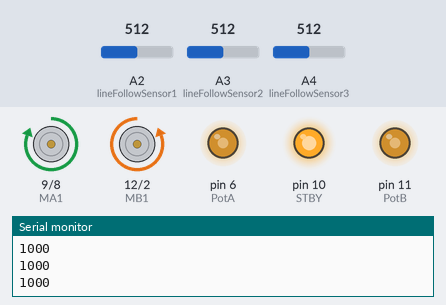
The sketch below on a simulated Arduino Uno, built with avr-gcc and run on an emulated ATmega328P. On the bench: motor-driver pin pairs drawn as motors (green arrow = first pin HIGH = forward, orange = second pin HIGH = backward, longer = more drive, stopped while the standby pin is LOW), output pins drawn as LEDs (lit = HIGH), the last lines printed to the serial monitor. Inputs (shaded band) come from the test bench; at power-on: A2 (lineFollowSensor1) = 512, A3 (lineFollowSensor2) = 512, A4 (lineFollowSensor3) = 512.

Above: at 3.2 s.
3.3 s: A2 (lineFollowSensor1) set to 810
At 4.5 s:
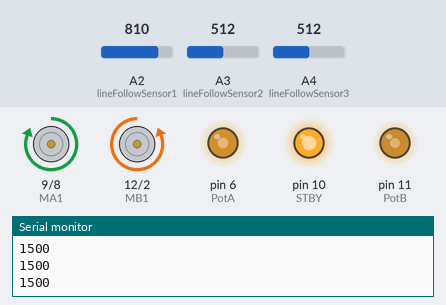
4.8 s: A3 (lineFollowSensor2) set to 784
6.3 s: A3 (lineFollowSensor2) set to 816
At 6.9 s:
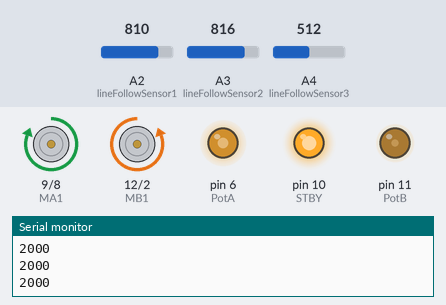
7.8 s: A4 (lineFollowSensor3) set to 791
9.3 s: A4 (lineFollowSensor3) set to 807
At 10.3 s:
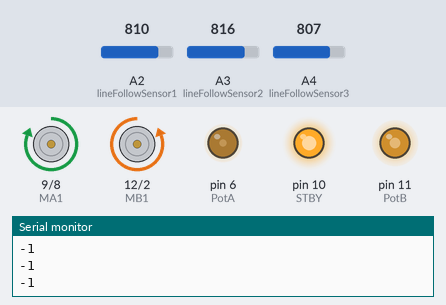
10.8 s: A2 (lineFollowSensor1) set to 790
At 11.1 s:
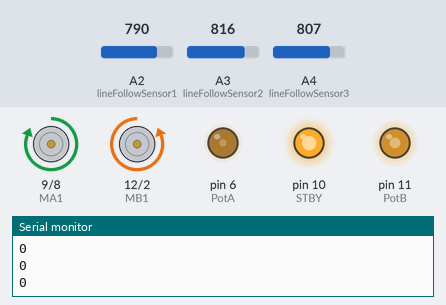
Timing chart, 0 to 13.3 s (numbered marks = the images above; inputs shaded):
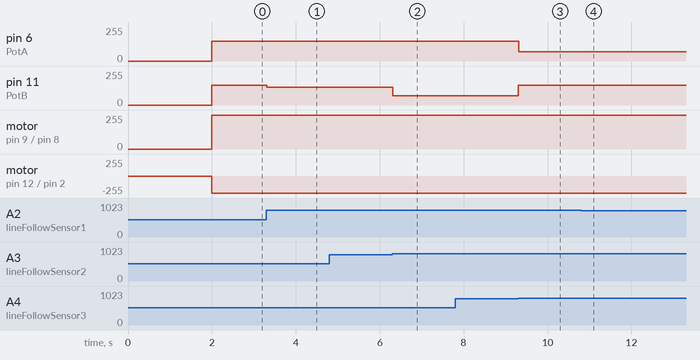

The sketch:

BlindSpotAgoraVai_PID.ino
```cpp
int lineFollowSensor1 = A2;
int lineFollowSensor2 = A3;
int lineFollowSensor3 = A4;


int STBY = 10; //standby

//Motor A
int PotA = 6; //Speed control
int MA1 = 9; //Direction
int MA2 = 8; //Direction

//Motor B
int PotB = 11; //Speed control
int MB1 = 12; //Direction
int MB2 = 2; //Direction
float velb=0;
int LFSensor[3] = { 0, 0, 0};
int Position = 0;

float Kp = 0.13;
float Kd = 0.24;
int erro = 0;
float vel=0;
float P = 0;
float D = 0;
float previousErro;
float PD = 0;

unsigned long tempo=0;

void setup () {
  Serial.begin(9600);
  pinMode(PotA, OUTPUT);
  pinMode(MA1, OUTPUT);
  pinMode(MA2, OUTPUT);

  pinMode(PotB, OUTPUT);
  pinMode(MB1, OUTPUT);
  pinMode(MB2, OUTPUT);
  pinMode(STBY, OUTPUT);
  digitalWrite(STBY, HIGH);
  delay(2000);

}
void loop () {
  tempo=millis();

  LFSensor[0] = analogRead(lineFollowSensor1);
  if (LFSensor [0] < 800) {
    LFSensor[0] = 1;
  } else {
    LFSensor[0] = 0;
  }
  LFSensor[1] = analogRead(lineFollowSensor2);

  if (LFSensor [1] < 800) {
    LFSensor[1] = 1;
  } else {
    LFSensor[1] = 0;
  }
  LFSensor[2] = analogRead(lineFollowSensor3);

  if (LFSensor [2] < 800) {
    LFSensor[2] = 1;
  } else {
    LFSensor[2] = 0;
  }

  Position = (((LFSensor[0]*0)+(LFSensor[1]*1000)+(LFSensor[2]*2000))/((LFSensor[0])+(LFSensor[1])+(LFSensor[2])));

  Serial.println(Position);
  //Serial.print("   ");
    //Serial.print(LFSensor[0]);
    //Serial.print("   ");
    //Serial.print(LFSensor[1]);
    //Serial.print("   ");
    //Serial.print(LFSensor[2]);
    //Serial.print("   ");
    //Serial.print(LFSensor[3]);
    //Serial.print("   ");
    //Serial.println(LFSensor[4]);


  erro = Position-1000;
   //Serial.print("Erro");
   //Serial.println(erro);
  P = erro;
  D = erro - previousErro;
  previousErro = erro;


  PD = ((P * Kp) + (D * Kd));
  vel= 200+PD; // velocidade base do motor direito
  velb=200-PD;   // velocidade base do motor esquerdo


  if (vel > 150) {
    vel = 150; // velocidade maxima do motor direito
  }
  if (velb > 150) {
    velb = 150; // velocidad maxima do motor esquerdo
  }
 // Serial.print("velDireita:  ");
  // Serial.print(vel);
  // Serial.print("velEsquerda:  ");
  // Serial.print(velb);
  // Serial.println();

  digitalWrite(MA1, HIGH);
  digitalWrite(MA2, LOW);

  digitalWrite(MB1, LOW);
  digitalWrite(MB2, HIGH);

  analogWrite(PotA, vel);
  analogWrite(PotB, velb);

if (tempo>=83000){

  digitalWrite(MA1, HIGH);
  digitalWrite(MA2, LOW);
  digitalWrite(MB1, LOW);
  digitalWrite(MB2, HIGH);
  analogWrite(PotA, 0);
  analogWrite(PotB, 0);
  delay(20000);
}

}
```

Measured:
- the behaviour switches between 799 and 800 on A3 (lineFollowSensor2) (found by bisection; images 1 and 2)
- the behaviour switches between 799 and 800 on A4 (lineFollowSensor3) (found by bisection; images 2 and 3)
- after the input at 3.3 s, pin 11 (PotB): 150/255 → 135/255 at once
- after the input at 6.3 s, pin 11 (PotB): 135/255 → 70/255 at once
- after the input at 9.3 s, pin 6 (PotA): 150/255 → 69/255 at once; pin 11 (PotB): 70/255 → 150/255 at once
- after the input at 10.8 s, pin 6 (PotA): 69/255 → 70/255 at once
